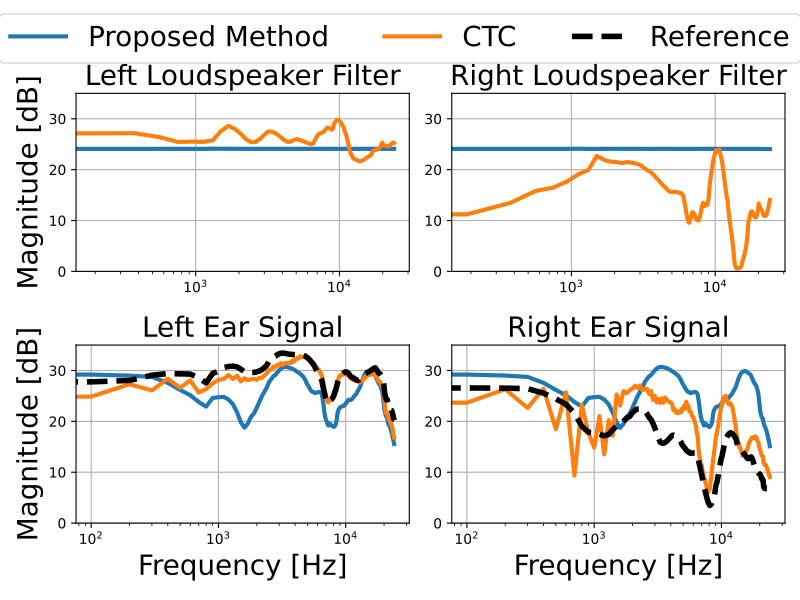

Reproduce this figure in Python.
# Enable MPS fallback for PyTorch on macOS
import os
import json
import sofar as sf
os.environ['PYTORCH_ENABLE_MPS_FALLBACK'] = '1'

# Import interface libraries
from pathlib import Path
import time
from types import SimpleNamespace

# Import computational libraries
import numpy as np
import scipy.signal
import torch
import torch.nn.functional as F
from sklearn.metrics import r2_score

# Import Plotting libraries
import matplotlib.pyplot as plt
from matplotlib.lines import Line2D
import matplotlib.cm as cm
import matplotlib.colors as colors


# Import project modules
from scripts.optimisation.custom_modules import MultiSourceFIR
from scripts.plotting.results_plot import plot_results
from scripts.setup.setup import load_gtfb, load_hrirs, load_stim, set_seed
from scripts.propagation.free_field_propagation import BinauralFreeFieldPropagation
from scripts.perceptual_models.llado2025.llado2025 import llado2025
from scripts.perceptual_models.desena2020.desena2020 import desena2020
from scripts.perceptual_models.spectral_matching.spectral_matching import spectral_matching
from scripts.perceptual_models.ipd.ipd import interaural_phase_difference
from scripts.optimisation.regularisation import second_moment_regularisation
from scripts.train.train import ListenerBasedLoss, SourceBasedLoss, Train
from scripts.saving.save_results import saver




# ---------------------------
# Inversion
# ---------------------------
def compute_xtc_filters(H, reg=0):
    N = H.shape[-1]
    G = np.zeros_like(H, dtype=np.complex64)
    
    for k in range(N):
        Hf = H[:, :, k]
        G[:, :, k] = np.linalg.inv(Hf + reg * np.eye(2))
    
    return G


def sofa_find(source_angle, sofaile):
    pos = np.mod(np.array(sofaile.SourcePosition[:, :2]),360)
       
    source_angle = np.array([[source_angle%360, 0]])
    diff = source_angle[:, None, :] - pos[None, :, :]
    dists = np.linalg.vector_norm(diff, axis=2)
    # dists = np.minimum(dists, 360-dists)  # account for circularity
    return np.argmin(dists, axis=1)

def Compute_CTC_filters(target_angle):

    N = 256

    _sofa_symmetric = (
        Path(__file__).resolve().parent
        / "data"
        / "impulses"
        / "SOFA"
        / "SYMMETRIC_D1_48K_24bit_256tap_FIR_SOFA.sofa"
    )
    sofaile = sf.read_sofa(str(_sofa_symmetric))
    left_spk_hrirs = sofaile.Data_IR[760] # 30 deg
    right_spk_hrirs = sofaile.Data_IR[8064] # 330 deg
    ref_idx = sofa_find(target_angle, sofaile)
    ref_hrirs = np.squeeze(sofaile.Data_IR[ref_idx]) # 0 deg 
    ref_hrtf = np.fft.fft(ref_hrirs, n=N, axis = -1)

    IRs = np.concatenate((left_spk_hrirs[:,None,:], right_spk_hrirs[:,None,:]), axis = 1)
    H = np.fft.fft(IRs, n=N, axis = -1)
    # H, IRs = build_transfer_matrix()
    G = compute_xtc_filters(H)

    L_f = G[0,0] * ref_hrtf[0] + G[0,1] * ref_hrtf[1]
    R_f = G[1,0] * ref_hrtf[0] + G[1,1] * ref_hrtf[1]

    L = np.real(np.fft.ifft(L_f, axis = -1)).reshape(1,-1)
    R = np.real(np.fft.ifft(R_f, axis = -1)).reshape(1,-1)

    filts = np.concatenate((L,R), axis = 0)
    filts = np.fft.fftshift(filts, axes=-1)

    return(filts)

def smooth_third_octave(freq, mag_db):
    smoothed = np.zeros_like(mag_db)

    k = 2**(1/6)  # 1/3 octave half-width

    for i, fc in enumerate(freq):
        f_low = fc / k
        f_high = fc * k

        idx = np.where((freq >= f_low) & (freq <= f_high))[0]

        smoothed[i] = np.mean(mag_db[idx])

    return smoothed



def DAFx2026_fig7_plots(run_dir, run_dir_col_only, CTC_filts, trainer, col_model):

    folder_name = run_dir
    filt_path = os.path.join(folder_name, "artifacts", "est_filters.npy")
    filts = np.load(filt_path)
    N_filts =  filts.shape[-1]

    folder_name_col_only = run_dir_col_only
    filt_path_col_only = os.path.join(folder_name_col_only, "artifacts", "est_filters.npy")
    filts_col_only = np.load(filt_path_col_only)

    def _bandpass_time_domain(x, fs=48000, highpass_hz=50.0, lowpass_hz=20000.0, numtaps=33):
        lowpass_hz = min(lowpass_hz, (fs / 2) * 0.999)
        h = scipy.signal.firwin(numtaps, cutoff=[highpass_hz, lowpass_hz], fs=fs, pass_zero=False)
        return np.apply_along_axis(lambda v: scipy.signal.convolve(v, h, mode="same", method="fft"), axis=-1, arr=x)

    CTC_filts = _bandpass_time_domain(CTC_filts)
    filts = _bandpass_time_domain(filts)
    filts_col_only = _bandpass_time_domain(filts_col_only)

    ctc_normed = CTC_filts / np.sqrt(np.mean(CTC_filts**2))
    filts_normed = filts / np.sqrt(np.mean(filts**2))
    filts_col_only_normed = filts_col_only / np.sqrt(np.mean(filts_col_only**2))

    ctc_filts_torch = torch.tensor(ctc_normed, device=trainer.device, dtype=trainer.dtype).unsqueeze(0)
    filts_torch = torch.tensor(filts_normed, device=trainer.device, dtype=trainer.dtype).unsqueeze(0)
    filts_col_only_torch = torch.tensor(filts_col_only_normed, device=trainer.device, dtype=trainer.dtype).unsqueeze(0)
    
    bin_stim_ctc = trainer.prop(ctc_filts_torch).cpu().numpy()[0].squeeze()
    bin_stim_filts = trainer.prop(filts_torch).cpu().numpy()[0].squeeze()
    bin_stim_filts_col_only = trainer.prop(filts_col_only_torch).cpu().numpy()[0].squeeze()
    
    ref = col_model.reference_stim.cpu().numpy()
    N_ref =  ref.shape[-1]

    bin_stim_ctc_normed = bin_stim_ctc / np.sqrt(np.mean(bin_stim_ctc**2))
    bin_stim_filts_normed = bin_stim_filts / np.sqrt(np.mean(bin_stim_filts**2))
    bin_stim_filts_col_only_normed = bin_stim_filts_col_only / np.sqrt(np.mean(bin_stim_filts_col_only**2))
    ref_normed = ref / np.sqrt(np.mean(ref**2))

    CTC_fft = np.fft.rfft(ctc_normed, n = N_filts, axis=-1)
    filts_fft = np.fft.rfft(filts_normed, n = N_filts, axis=-1)
    filts_col_only_fft = np.fft.rfft(filts_col_only_normed, n = N_filts, axis=-1)

    # Magnitude
    CTC_f = 20*np.log10(np.abs(CTC_fft))
    filts_f = 20*np.log10(np.abs(filts_fft))
    filts_col_only_f = 20*np.log10(np.abs(filts_col_only_fft))

    lsd_freq = np.sqrt(np.mean((CTC_f - filts_f) ** 2, axis=-1))
    lsd = lsd_freq.mean(axis=-1)
    print(f"Log Spectral Distance between CTC and proposed method filters: {lsd:.2f} dB")

    freqs_filt = np.fft.rfftfreq(N_filts, d = 1/48000)

    CTC_f_smooth_left = smooth_third_octave(freqs_filt, CTC_f[0])
    CTC_f_smooth_right = smooth_third_octave(freqs_filt, CTC_f[1])
    filts_f_smooth_left = smooth_third_octave(freqs_filt, filts_f[0])
    filts_f_smooth_right = smooth_third_octave(freqs_filt, filts_f[1])
    filts_col_only_f_smooth_left = smooth_third_octave(freqs_filt, filts_col_only_f[0])
    filts_col_only_f_smooth_right = smooth_third_octave(freqs_filt, filts_col_only_f[1])


    ref_fft = np.fft.rfft(ref_normed, n = N_ref, axis=-1)
    bin_stim_filts_fft = np.fft.rfft(bin_stim_filts_normed, n = N_ref, axis=-1)
    bin_stim_filts_col_only_fft = np.fft.rfft(bin_stim_filts_col_only_normed, n = N_ref, axis=-1)
    bin_stim_ctc_fft = np.fft.rfft(bin_stim_ctc_normed, n = N_ref, axis=-1)
    
    ref_f = 20*np.log10(np.abs(ref_fft))
    bin_stim_filts_f = 20*np.log10(np.abs(bin_stim_filts_fft))
    bin_stim_filts_col_only_f = 20*np.log10(np.abs(bin_stim_filts_col_only_fft))
    bin_stim_ctc_f = 20*np.log10(np.abs(bin_stim_ctc_fft))

    freqs_ref = np.fft.rfftfreq(N_ref, d = 1/48000)

    ref_f_smooth_left = smooth_third_octave(freqs_ref, ref_f[0,0])
    ref_f_smooth_right = smooth_third_octave(freqs_ref, ref_f[0,1])
    bin_stim_ctc_f_smooth_left = smooth_third_octave(freqs_ref, bin_stim_ctc_f[0])
    bin_stim_ctc_f_smooth_right = smooth_third_octave(freqs_ref, bin_stim_ctc_f[1])
    bin_stim_filts_f_smooth_left = smooth_third_octave(freqs_ref, bin_stim_filts_f[0])
    bin_stim_filts_f_smooth_right = smooth_third_octave(freqs_ref, bin_stim_filts_f[1])
    bin_stim_filts_col_only_f_smooth_left = smooth_third_octave(freqs_ref, bin_stim_filts_col_only_f[0])
    bin_stim_filts_col_only_f_smooth_right = smooth_third_octave(freqs_ref, bin_stim_filts_col_only_f[1])


    fontsize = 12
    fig = plt.figure(figsize=(8,6))

    ax1 = plt.subplot(2,2,1)
    l1, = ax1.semilogx(freqs_filt, filts_f_smooth_left, label="Proposed Method", linewidth=3)
    l1b, = ax1.semilogx(freqs_filt, filts_col_only_f_smooth_left, label="Proposed Method (Col. only)", linewidth=3)
    l2, = ax1.semilogx(freqs_filt, CTC_f_smooth_left, label="CTC", linewidth=3)
    ax1.grid()
    ax1.set_ylabel("Magnitude [dB]", fontsize=fontsize)
    ax1.set_title("Left Loudspeaker Filter", fontsize=fontsize)
    ax1.set_xlim([80,20000])
    ax1.set_ylim([0,35])

    ax2 = plt.subplot(2,2,2)
    ax2.set_title("Right Loudspeaker Filter", fontsize=fontsize)
    ax2.semilogx(freqs_filt, filts_f_smooth_right, linewidth=3)
    ax2.semilogx(freqs_filt, filts_col_only_f_smooth_right, linewidth=3)
    ax2.semilogx(freqs_filt, CTC_f_smooth_right, linewidth=3)
    ax2.grid()
    ax2.set_xlim([80,20000])
    ax2.set_ylim([0,35])

    ax3 = plt.subplot(2,2,3)
    l3, = ax3.semilogx(freqs_ref, bin_stim_filts_f_smooth_left, linewidth=3)
    l3b, = ax3.semilogx(freqs_ref, bin_stim_filts_col_only_f_smooth_left, linewidth=3)
    l4, = ax3.semilogx(freqs_ref, bin_stim_ctc_f_smooth_left, linewidth=3)
    l5, = ax3.semilogx(freqs_ref, ref_f_smooth_left, label="Reference", linewidth=4, color="black", linestyle="--")
    ax3.grid()
    ax3.set_xlim([80,20000])
    ax3.set_ylim([0,35])
    ax3.set_title("Left Ear Signal", fontsize=fontsize)
    ax3.set_xlabel("Frequency [Hz]", fontsize=fontsize)
    ax3.set_ylabel("Magnitude [dB]", fontsize=fontsize)

    ax4 = plt.subplot(2,2,4)
    ax4.semilogx(freqs_ref, bin_stim_filts_f_smooth_right, linewidth=3)
    ax4.semilogx(freqs_ref, bin_stim_filts_col_only_f_smooth_right, linewidth=3)
    ax4.semilogx(freqs_ref, bin_stim_ctc_f_smooth_right, linewidth=3)
    ax4.semilogx(freqs_ref, ref_f_smooth_right, linewidth=4, color="black", linestyle="--")
    ax4.grid()
    ax4.set_xlim([80,20000])
    ax4.set_ylim([0,35])
    ax4.set_title("Right Ear Signal", fontsize=fontsize)
    ax4.set_xlabel("Frequency [Hz]", fontsize=fontsize)

    # ONE common legend
    fig.legend(
        [l1, l1b, l2, l5],
        ["Proposed Method (Col. + IPD)", "Proposed Method (Col. only)", "CTC", "Reference"],
        loc="upper center",
        bbox_to_anchor=(0.5, 1.02),
        ncol=2,
        fontsize=fontsize
    )

    plt.tight_layout(rect=[0, 0, 1, 0.92])  # leave space for legend
    return fig



if __name__ == "__main__":
    
    repo_root = Path(__file__).resolve().parent
    
    env = SimpleNamespace( # Include here all variables that you want stored into config.json
        target_angle = 45.0,
        target_distance = 100,
        epochs=500,
        listener_batch_size=None,  # 5 mirrored pairs plus the centre listener
        symmetric_listener_sampling=True,
        n_samples=256,
        selected_stim="impulse",
        sofa_path=str(repo_root / "data" / "impulses" / "SOFA" / "SYMMETRIC_D1_48K_24bit_256tap_FIR_SOFA.sofa"),
        sofa_idx_path=str(repo_root / "data" / "impulses" / "SOFA" / "D1_48k_hrirs_idx.csv"),
        lr=0.01,
        seed=48,
        log=1,
        fs=48000,
    )
    env.target_pos=[env.target_distance, float(np.tan(np.deg2rad(env.target_angle)) * env.target_distance)],
    
    env.dtype = torch.float32
    env.device_str = "cuda" if torch.cuda.is_available() else "cpu"
    env.device = torch.device(env.device_str)

## Initial setup
    print(f"Using device: {env.device}")

    # Loudspkeaker and listener positions
    # env.lstn_pos = [[0.0, float(y)] for y in np.linspace(-0.5, 0.5, env.num_lstn_pos)] 
    env.lstn_pos = [[0.0, 0.0]] # Only the centre listener position is used for this experiment
    base_angle_rad = np.deg2rad(30.0)
    env.speaker_distance = 2.0  # Distance from each loudspeaker to the reference-system center (0, 0)
    env.spk_pos = [
        [env.speaker_distance * np.cos(base_angle_rad), env.speaker_distance * np.sin(base_angle_rad)],
        [env.speaker_distance * np.cos(base_angle_rad), -env.speaker_distance * np.sin(base_angle_rad)],
    ]
    env.n_sources = len(env.spk_pos)

    # Reset the seed so each run starts from the same point.
    set_seed(seed=env.seed)

## Load data
    gtfb = load_gtfb(fs=env.fs, device=env.device, dtype=env.dtype)  # Load Gamma Tone Filter Bank
    stim = load_stim(fs=env.fs, device=env.device, dtype=env.dtype, selected_stim=env.selected_stim)  # Load stimulus
    hrirs = load_hrirs(dtype=env.dtype, device=env.device, sofa_path=env.sofa_path, idx_path=env.sofa_idx_path) # Load HRIRs using specific location from SOFA file

## Initialize model
    # Initialize sound propagation module
    stereo_prop = BinauralFreeFieldPropagation(stim=stim, lstn_pos=env.lstn_pos, spk_pos=env.spk_pos, fs=env.fs, sofa_file_path=env.sofa_path) # Load stereo anechoic propagation module

    # Initiate perceptual models
    loc_model = llado2025(loss = F.mse_loss, target_pos=env.target_pos, hrirs=hrirs, fs=env.fs, gtfb=gtfb).to(device=env.device, dtype=env.dtype) # Llado et al. 2025 model
    col_model = spectral_matching(loss = F.l1_loss, target = 0, stim=stim, hrirs=hrirs, target_pos=env.target_pos, fs=env.fs).to(device=env.device, dtype=env.dtype) # Spectral Matching model
    ipd_model = interaural_phase_difference(loss = F.l1_loss, target = 0, reference_stim=col_model.reference_stim, fs=env.fs).to(device=env.device, dtype=env.dtype) # Inter-aural Phase Difference model
    unc_model = desena2020(loss = F.l1_loss, target = 0, hrirs=hrirs, fs=env.fs, gtfb=gtfb).to(device=env.device, dtype=env.dtype) # De Sena et al. 2020 model
    regularisation = second_moment_regularisation(n_samples=env.n_samples, device=env.device, dtype=env.dtype)
    
    env.col_weight = 1.0e0
    env.ipd_weight = 1.0e-1

    loss_dict = {
        # "localisation": ListenerBasedLoss(model=loc_model, weight=env.loc_weight, device=env.device, dtype=env.dtype),
        # "uncertainty": ListenerBasedLoss(model=unc_model, weight=env.unc_weight, device=env.device, dtype=env.dtype),
        "colouration": ListenerBasedLoss(model=col_model, weight=env.col_weight, device=env.device, dtype=env.dtype),
        "ipd": ListenerBasedLoss(model=ipd_model, weight=env.ipd_weight, device=env.device, dtype=env.dtype),
        # "regularisation_source_0": SourceBasedLoss(regulariser=regularisation, source_idx=0, weight=env.reg_weight),
        # "regularisation_source_1": SourceBasedLoss(regulariser=regularisation, source_idx=1, weight=env.reg_weight),
        # "regularisation_source_2": SourceBasedLoss(regulariser=regularisation, source_idx=2, weight=env.reg_weight),
        # "regularisation_source_3": SourceBasedLoss(regulariser=regularisation, source_idx=3, weight=env.reg_weight),
    }



    # Initialise neural network
    nn_model = MultiSourceFIR(
        n_samples=env.n_samples,
        n_sources=env.n_sources,
    ).to(device=env.device, dtype=env.dtype)
    # Initialise FIR filter weights
    with torch.no_grad():
        for i, branch in enumerate(nn_model.branches):
            branch.weight.fill_(0.0)
            branch.weight[0, 0] = 1.0

    nn_optimiser = torch.optim.Adam(nn_model.parameters(), lr=env.lr)

## Initliase saving folder and logger
    saver_obj = saver(loss_dict, env.lstn_pos)
    logger = saver_obj if env.log else None

## Training loop
    # Train the neural network
    trainer = Train(n_epoch=env.epochs,
                    nn=nn_model,
                    prop=stereo_prop,
                    loss_dict=loss_dict,
                    optimiser=nn_optimiser,
                    loggers = [logger, None], 
                    listener_batch_size=env.listener_batch_size,
                    symmetric_listener_sampling=env.symmetric_listener_sampling) # Initialize training class
    time_train_start = time.time()
    trainer.train()
    env.time_train_seconds = time.time() - time_train_start
    print(f"Time for full optimisation:{env.time_train_seconds:.2f}")

## Print and Plot results
    # Evaluate final neural network FIRs
    eval_perceptual_dict = {
            "localisation": ListenerBasedLoss(model=loc_model, weight=1.0, device=env.device, dtype=env.dtype),
            "uncertainty": ListenerBasedLoss(model=unc_model, weight=1, device=env.device, dtype=env.dtype),
            "colouration": ListenerBasedLoss(model=col_model, weight=1, device=env.device, dtype=env.dtype),
            "ipd": ListenerBasedLoss(model=ipd_model, weight=1, device=env.device, dtype=env.dtype),
        }
    est_filters, estimation_dict, bin_stim = trainer.evaluate(loss_dict=eval_perceptual_dict)
    # Normalise filters to prevent clipping 
    est_filters /= np.max(np.abs(est_filters)) / 0.9 # TODO: move this to a more appropriate place at the end of the training loop

    # Print estimated perceptual metrics
    for key, value in estimation_dict.items():
        print(f"Estimated {key}: {value}")

    saver_obj.save_results(
        estimation_dict=estimation_dict,
        est_filters=est_filters,
        fs=env.fs,
        lstn_pos=env.lstn_pos,
        spk_pos=env.spk_pos,
        trainer=trainer,
        env=env,
    )
    plots = plot_results(
        estimation_dict=estimation_dict,
        est_filters=est_filters,
        bin_stim=bin_stim,
        prop_model=stereo_prop,
        loss_dict=loss_dict,
        target_pos=env.target_pos,
        stim=stim,
        fs=env.fs,
        device=env.device,
        dtype=env.dtype,
        show=False,
    )
    saver_obj.save_plots(plots)

    # Save per-epoch source FIR evolution as videos (one per source)
    # saver_obj.save_filter_video(trainer.h_history, source_index=0, fs=env.fs)
    # saver_obj.save_filter_video(trainer.h_history, source_index=1, fs=env.fs)

    plt.close('all')

    # ---------------------------
    # Colouration-only optimisation (for comparison curves)
    # ---------------------------
    set_seed(seed=env.seed)
    nn_model_col_only = MultiSourceFIR(
        n_samples=env.n_samples,
        n_sources=env.n_sources,
    ).to(device=env.device, dtype=env.dtype)
    with torch.no_grad():
        for i, branch in enumerate(nn_model_col_only.branches):
            branch.weight.fill_(0.0)
            branch.weight[0, 0] = 1.0

    nn_optimiser_col_only = torch.optim.Adam(nn_model_col_only.parameters(), lr=env.lr)

    loss_dict_col_only = {
        "colouration": ListenerBasedLoss(model=col_model, weight=env.col_weight, device=env.device, dtype=env.dtype),
    }

    saver_obj_col_only = saver(loss_dict_col_only, env.lstn_pos)
    logger_col_only = saver_obj_col_only if env.log else None

    trainer_col_only = Train(n_epoch=env.epochs,
                    nn=nn_model_col_only,
                    prop=stereo_prop,
                    loss_dict=loss_dict_col_only,
                    optimiser=nn_optimiser_col_only,
                    loggers = [logger_col_only, None], 
                    listener_batch_size=env.listener_batch_size,
                    symmetric_listener_sampling=env.symmetric_listener_sampling)
    time_train_start = time.time()
    trainer_col_only.train()
    env.time_train_seconds_col_only = time.time() - time_train_start
    print(f"Time for colouration-only optimisation:{env.time_train_seconds_col_only:.2f}")

    est_filters_col_only, estimation_dict_col_only, bin_stim_col_only = trainer_col_only.evaluate(loss_dict=eval_perceptual_dict)
    est_filters_col_only /= np.max(np.abs(est_filters_col_only)) / 0.9

    saver_obj_col_only.save_results(
        estimation_dict=estimation_dict_col_only,
        est_filters=est_filters_col_only,
        fs=env.fs,
        lstn_pos=env.lstn_pos,
        spk_pos=env.spk_pos,
        trainer=trainer_col_only,
        env=env,
    )

    CTC_filts = Compute_CTC_filters(target_angle=env.target_angle)
    
    fig7_plot = DAFx2026_fig7_plots(saver_obj.run_dir, saver_obj_col_only.run_dir, CTC_filts=CTC_filts, trainer=trainer, col_model=col_model)
    plot_folder = saver_obj.get_plot_folder()
    fig7_plot.savefig(plot_folder / "DAFx2026_fig7.pdf", format="pdf")
